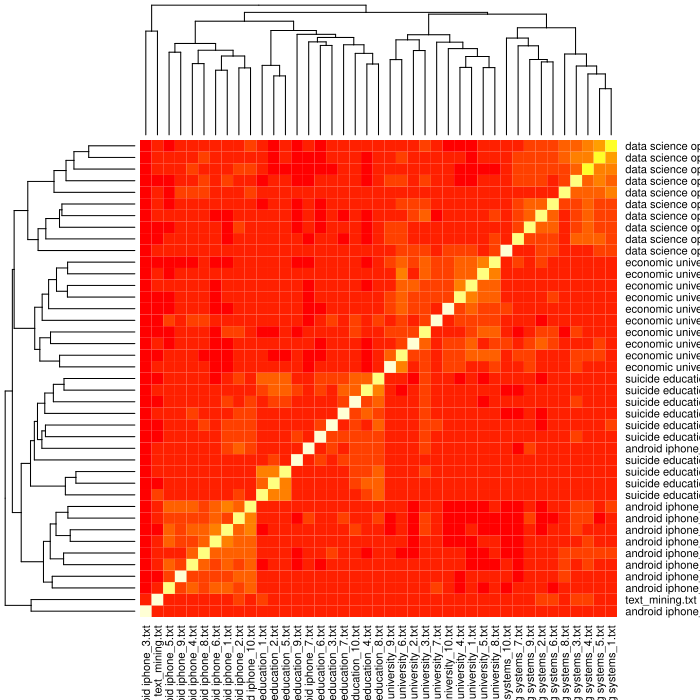

Here is the R script that generated this plot:
## # # # # # # # # # # # # # # # # # # # # # # # # # # ##
# Author:    Gilberto Diaz | David Keough | Nick Enko | #
#            Toni Brandt | Jacob Jones | Ash Yenamandra #                    
# Professor: Dr. Tim Wallace                            #
# Course:    MSDS 5163 Data Mining                      #
# Subject:   Final Project                              #
## # # # # # # # # # # # # # # # # # # # # # # # # # # ##

# Setting working environment and loading libraries
rm(list = ls())
library("tm")
library("SnowballC")
library("RColorBrewer")
library("ggplot2")
library("wordcloud")
library("cluster")
library("fpc")
library("kernlab")

setwd("~/Documents/Lipscomb/data_mining/final_porject/")

# Uploading files, creating corpues and cleaning words
files <- DirSource(directory = '~/Documents/Lipscomb/data_mining/final_porject/', 
                   recursive = TRUE, 
                   pattern = '.txt', 
                   mode = 'text')
docs.Corpus <- Corpus(files, readerControl = list(language = 'english'))
docs.Corpus <- tm_map(docs.Corpus, content_transformer(tolower))
docs.Corpus <- tm_map(docs.Corpus, removeWords, stopwords(kind = "english"))
docs.Corpus <- tm_map(docs.Corpus, removeWords, c("also", "can", "come", "even", "get", "just", "much", "year"))
docs.Corpus <- tm_map(docs.Corpus, content_transformer(function(x, pattern)gsub("[^a-z ]", "", x)))
docs.Corpus <- tm_map(docs.Corpus, stemDocument)
docs.Corpus <- tm_map(docs.Corpus, stripWhitespace)

# Creating document term matrices
dtm_ttsm <- DocumentTermMatrix(docs.Corpus)
dtm_ttsm

# Open pdf drive
pdf("text_mining.pdf")

# Correlation heatmap
dtm_ttsm_t <- as.matrix(t(dtm_ttsm))
cor_dtm_ttsm_t <- cor(dtm_ttsm_t)
cor_dtm_ttsm_t
heatmap(x = cor_dtm_ttsm_t)

# Inspection corpus
inspect(dtm_ttsm[1:5, 1:20])

freq <- colSums(as.matrix(dtm_ttsm))   
length(freq)   
ord <- order(freq)  

# Remove sparse terms
dtms = removeSparseTerms(dtm_ttsm,0.8)
freq[head(ord)]   
freq[tail(ord)] 
head(table(freq), 20) 

freq <- colSums(as.matrix(dtms))   
freq   
wf <- data.frame(word = names(freq), freq = freq)   
head(wf)  

# Ploting 
p <- ggplot(subset(wf, freq > 50), aes(word, freq))    
p <- p + geom_bar(stat = "identity")   
p <- p + theme(axis.text.x = element_text(angle = 45, hjust = 1))   
p   

set.seed(142)   
wordcloud(names(freq), freq, min.freq = 5, scale = c(5, .1), colors = brewer.pal(6, "Dark2"))  
matrix1 = as.matrix((dtms))

# clustering results
# specc(x, clusternumber)
cluster.results6 <- specc(matrix1, 6)
cluster.results5 <- specc(matrix1, 5)
cluster.results4 <- specc(matrix1, 4)

cluster.results6
cluster.results5
cluster.results4
plot(cluster.results6)
plot(cluster.results5)
plot(cluster.results4)


# Ploting Clusplot
d <- dist((dtms), method = "euclidian")   
kfit <- kmeans(d, 2)   
clusplot(as.matrix(d), kfit$cluster, color = T, shade = T, labels = 2, lines = 0)  


# Partitioning around medoids with estimation of number of clusters
pamResult <- pamk(dtms, metric = "manhattan")
# Number of clusters identified
(k <- pamResult$nc)


# Print cluster medoids
for (i in 1:k) {
  cat(paste("cluster", i, ": "))
  cat(colnames(pamResult$medoids)[which(pamResult$medoids[i,] == 1)], "\n")
}

pamResult2 <- pamk(dtms, krange = 2:8, metric = "manhattan")
pamResult2

d <- dist((dtms), method = "euclidian")   
fit <- hclust(d = d, method = "ward.D")   
fit   

plot(fit, hang = -1)
groups <- cutree(fit, k = 4)   # "k=" defines the number of clusters you are using   
rect.hclust(fit, k = 4, border = "red") # draw dendogram with red borders around the 5 clusters

# Closing PDF driver
graphics.off()

# R --save <text_mining.R>& text_mining.txt
